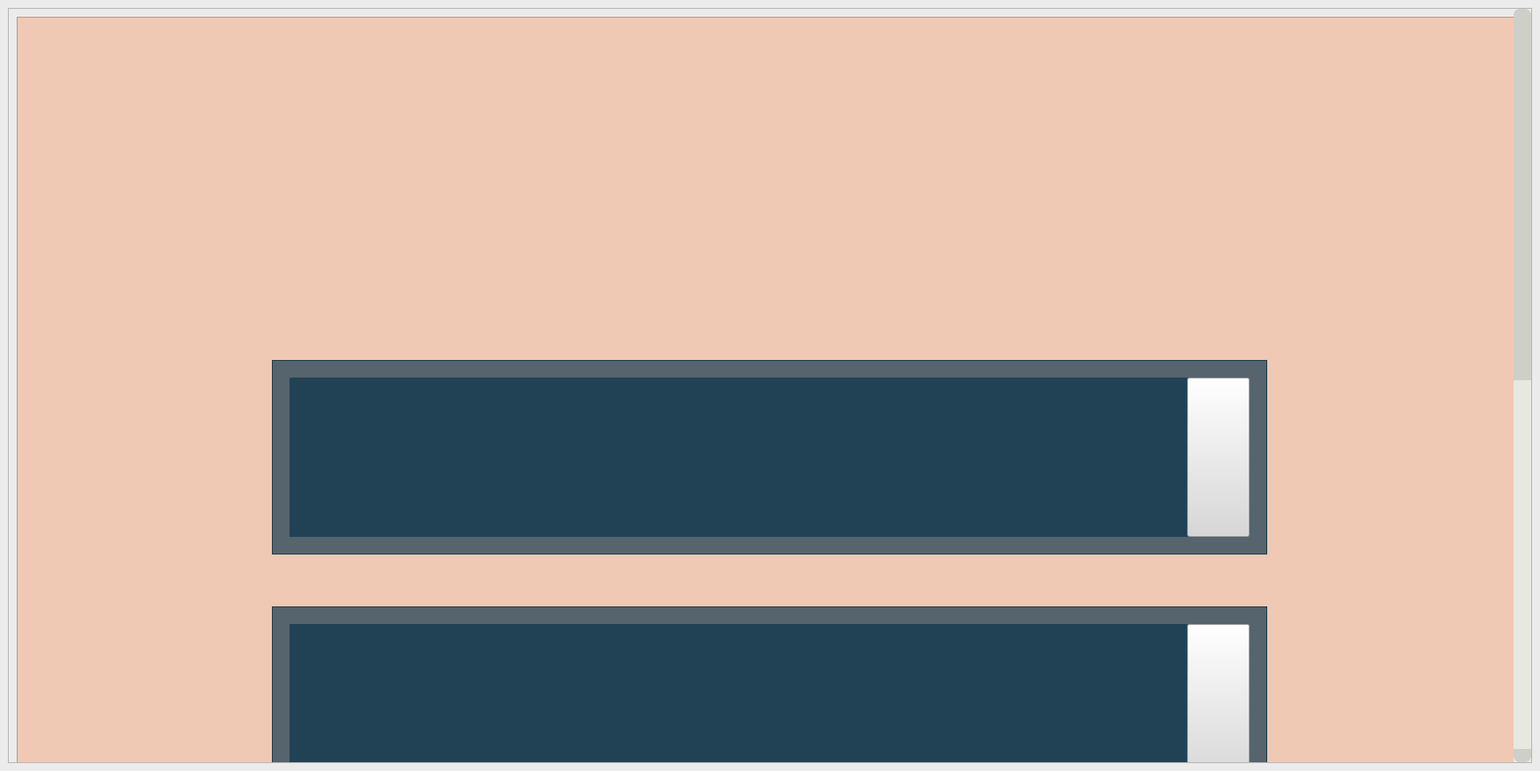
<?xml version="1.0" encoding="UTF-8"?>
<ui version="4.0">
 <class>Guide</class>
 <widget class="QMainWindow" name="Guide">
  <property name="geometry">
   <rect>
    <x>0</x>
    <y>0</y>
    <width>1750</width>
    <height>876</height>
   </rect>
  </property>
  <property name="windowTitle">
   <string>MainWindow</string>
  </property>
  <property name="styleSheet">
   <string notr="true">background-color: rgb(235, 235, 235);</string>
  </property>
  <widget class="QWidget" name="centralwidget">
   <property name="enabled">
    <bool>true</bool>
   </property>
   <property name="sizePolicy">
    <sizepolicy hsizetype="Ignored" vsizetype="Preferred">
     <horstretch>0</horstretch>
     <verstretch>0</verstretch>
    </sizepolicy>
   </property>
   <property name="maximumSize">
    <size>
     <width>16777215</width>
     <height>1830</height>
    </size>
   </property>
   <property name="styleSheet">
    <string notr="true">/*VERTICAL SCROLLBAR*/
QScrollBar:vertical {
	boder: none;
	background-color: rgb(231, 232, 225);
	width:20px;
	margin: 15px 0 15px 0;
	boder-radius: 0px;
}
/*HANDLEBAR VERTICAL*/
QScrollBar::handle:vertical {
	background-color: rgb(206, 207, 201);
	min-height: 60px;
	boder-radius: 14px;
}
QScrollBar::handle:vertical:hover{
	background-color: rgb(206, 207, 201);
}
QScrollBar::handle:vertical:pressed{
	background-color: rgb(206, 207, 201);
}
/*BTN TOP -SCROLLBAR*/
QScrollBar::sub-line:vertical{
	boder:none;
	background-color: rgb(206, 207, 201);
	height: 15px;
	border-top-left-radius: 7px;
	border-top-right-radius: 7px;
	subcontrol-position: top;
	subcontrol-origin: margin;
}
QScrollBar::sub-line:vertical:hover{
	background-color: rgb(206, 207, 201);
}
QScrollBar::sub-line:vertical:pressed{
	background-color: rgb(206, 207, 201);
}
/*BTN BOTTOM -SCROLLBAR*/
QScrollBar::add-line:vertical{
	boder:none;
	background-color: rgb(206, 207, 201);
	height: 15px;
	border-bottom-left-radius: 7px;
	border-bottom-right-radius: 7px;
	subcontrol-position: bottom;
	subcontrol-origin: margin;
}
QScrollBar::add-line:vertical:hover{
	background-color: rgb(206, 207, 201);
}
QScrollBar::add-line:vertical:pressed{
	background-color: rgb(206, 207, 201);
}
/*RESET ARROW*/
QScrollBar::up-arrow:vertical,QScrollBar::down-arrow:vertical{
	background: none;
}
QScrollBar::add-page:vertical,QScrollBar::sub-page:vertical{
	background: none;
}
/*horizontal SCROLLBAR*/
QScrollBar:horizontal {
	boder: none;
	background-color: rgb(231, 232, 225);
	width:20px;
	margin: 15px 0 15px 0;
	boder-radius: 0px;}


</string>
   </property>
   <layout class="QVBoxLayout" name="verticalLayout">
    <item>
     <widget class="QScrollArea" name="scrollArea">
      <property name="sizePolicy">
       <sizepolicy hsizetype="Preferred" vsizetype="Preferred">
        <horstretch>0</horstretch>
        <verstretch>0</verstretch>
       </sizepolicy>
      </property>
      <property name="maximumSize">
       <size>
        <width>2000</width>
        <height>2107</height>
       </size>
      </property>
      <property name="baseSize">
       <size>
        <width>0</width>
        <height>0</height>
       </size>
      </property>
      <property name="styleSheet">
       <string notr="true"/>
      </property>
      <property name="frameShape">
       <enum>QFrame::StyledPanel</enum>
      </property>
      <property name="frameShadow">
       <enum>QFrame::Raised</enum>
      </property>
      <property name="horizontalScrollBarPolicy">
       <enum>Qt::ScrollBarAsNeeded</enum>
      </property>
      <property name="widgetResizable">
       <bool>true</bool>
      </property>
      <property name="alignment">
       <set>Qt::AlignCenter</set>
      </property>
      <widget class="QWidget" name="scrollAreaWidgetContents">
       <property name="geometry">
        <rect>
         <x>0</x>
         <y>-879</y>
         <width>2018</width>
         <height>1735</height>
        </rect>
       </property>
       <property name="maximumSize">
        <size>
         <width>16777215</width>
         <height>1735</height>
        </size>
       </property>
       <layout class="QVBoxLayout" name="verticalLayout_2">
        <item>
         <widget class="QFrame" name="frame">
          <property name="enabled">
           <bool>true</bool>
          </property>
          <property name="sizePolicy">
           <sizepolicy hsizetype="Preferred" vsizetype="Preferred">
            <horstretch>0</horstretch>
            <verstretch>0</verstretch>
           </sizepolicy>
          </property>
          <property name="minimumSize">
           <size>
            <width>2000</width>
            <height>2000</height>
           </size>
          </property>
          <property name="maximumSize">
           <size>
            <width>16777215</width>
            <height>16777215</height>
           </size>
          </property>
          <property name="font">
           <font>
            <family>Centaur</family>
            <pointsize>12</pointsize>
           </font>
          </property>
          <property name="toolTipDuration">
           <number>-1</number>
          </property>
          <property name="styleSheet">
           <string notr="true">background-color: rgb(239, 201, 180);</string>
          </property>
          <property name="frameShape">
           <enum>QFrame::StyledPanel</enum>
          </property>
          <property name="frameShadow">
           <enum>QFrame::Raised</enum>
          </property>
          <widget class="QFrame" name="frame_3">
           <property name="geometry">
            <rect>
             <x>290</x>
             <y>390</y>
             <width>1131</width>
             <height>221</height>
            </rect>
           </property>
           <property name="styleSheet">
            <string notr="true">background-color: rgba(7, 50, 74, 170);</string>
           </property>
           <property name="frameShape">
            <enum>QFrame::StyledPanel</enum>
           </property>
           <property name="frameShadow">
            <enum>QFrame::Raised</enum>
           </property>
           <widget class="QLabel" name="label_6">
            <property name="geometry">
             <rect>
              <x>20</x>
              <y>20</y>
              <width>1031</width>
              <height>181</height>
             </rect>
            </property>
            <property name="text">
             <string/>
            </property>
            <property name="pixmap">
             <pixmap>../../Downloads/arabic.png</pixmap>
            </property>
            <property name="scaledContents">
             <bool>true</bool>
            </property>
           </widget>
           <widget class="QPushButton" name="arabian">
            <property name="geometry">
             <rect>
              <x>1040</x>
              <y>20</y>
              <width>71</width>
              <height>181</height>
             </rect>
            </property>
            <property name="styleSheet">
             <string notr="true">background-color: rgb(216, 216, 216);
</string>
            </property>
            <property name="text">
             <string/>
            </property>
            <property name="icon">
             <iconset>
              <normaloff>image-removebg-preview.png</normaloff>image-removebg-preview.png</iconset>
            </property>
            <property name="iconSize">
             <size>
              <width>50</width>
              <height>50</height>
             </size>
            </property>
           </widget>
          </widget>
          <widget class="QFrame" name="frame_6">
           <property name="geometry">
            <rect>
             <x>290</x>
             <y>1290</y>
             <width>1131</width>
             <height>221</height>
            </rect>
           </property>
           <property name="styleSheet">
            <string notr="true">background-color: rgba(7, 50, 74, 170);</string>
           </property>
           <property name="frameShape">
            <enum>QFrame::StyledPanel</enum>
           </property>
           <property name="frameShadow">
            <enum>QFrame::Raised</enum>
           </property>
           <widget class="QLabel" name="label_8">
            <property name="geometry">
             <rect>
              <x>20</x>
              <y>20</y>
              <width>1021</width>
              <height>181</height>
             </rect>
            </property>
            <property name="text">
             <string/>
            </property>
            <property name="pixmap">
             <pixmap>../../Downloads/italian.png</pixmap>
            </property>
            <property name="scaledContents">
             <bool>true</bool>
            </property>
           </widget>
           <widget class="QPushButton" name="italian">
            <property name="geometry">
             <rect>
              <x>1040</x>
              <y>20</y>
              <width>71</width>
              <height>181</height>
             </rect>
            </property>
            <property name="styleSheet">
             <string notr="true">background-color: rgb(216, 216, 216);</string>
            </property>
            <property name="text">
             <string/>
            </property>
            <property name="icon">
             <iconset>
              <normaloff>image-removebg-preview.png</normaloff>image-removebg-preview.png</iconset>
            </property>
            <property name="iconSize">
             <size>
              <width>50</width>
              <height>50</height>
             </size>
            </property>
           </widget>
          </widget>
          <widget class="QFrame" name="frame_4">
           <property name="geometry">
            <rect>
             <x>290</x>
             <y>670</y>
             <width>1131</width>
             <height>221</height>
            </rect>
           </property>
           <property name="styleSheet">
            <string notr="true">background-color: rgba(7, 50, 74, 170);</string>
           </property>
           <property name="frameShape">
            <enum>QFrame::StyledPanel</enum>
           </property>
           <property name="frameShadow">
            <enum>QFrame::Raised</enum>
           </property>
           <widget class="QLabel" name="label_9">
            <property name="geometry">
             <rect>
              <x>20</x>
              <y>20</y>
              <width>1021</width>
              <height>181</height>
             </rect>
            </property>
            <property name="text">
             <string/>
            </property>
            <property name="pixmap">
             <pixmap>../../Downloads/chinese.png</pixmap>
            </property>
            <property name="scaledContents">
             <bool>true</bool>
            </property>
           </widget>
           <widget class="QPushButton" name="chinese">
            <property name="geometry">
             <rect>
              <x>1040</x>
              <y>20</y>
              <width>71</width>
              <height>181</height>
             </rect>
            </property>
            <property name="styleSheet">
             <string notr="true">background-color: rgb(216, 216, 216);</string>
            </property>
            <property name="text">
             <string/>
            </property>
            <property name="icon">
             <iconset>
              <normaloff>image-removebg-preview.png</normaloff>image-removebg-preview.png</iconset>
            </property>
            <property name="iconSize">
             <size>
              <width>50</width>
              <height>50</height>
             </size>
            </property>
           </widget>
          </widget>
          <widget class="QPushButton" name="nextpg">
           <property name="geometry">
            <rect>
             <x>1100</x>
             <y>1620</y>
             <width>321</width>
             <height>41</height>
            </rect>
           </property>
           <property name="font">
            <font>
             <family>Century Schoolbook</family>
             <pointsize>11</pointsize>
             <bold>true</bold>
            </font>
           </property>
           <property name="cursor">
            <cursorShape>PointingHandCursor</cursorShape>
           </property>
           <property name="styleSheet">
            <string notr="true">background-color: rgb(216, 216, 216);</string>
           </property>
           <property name="text">
            <string>Next</string>
           </property>
          </widget>
          <widget class="QFrame" name="frame_5">
           <property name="geometry">
            <rect>
             <x>290</x>
             <y>980</y>
             <width>1131</width>
             <height>221</height>
            </rect>
           </property>
           <property name="styleSheet">
            <string notr="true">background-color: rgba(7, 50, 74, 170);</string>
           </property>
           <property name="frameShape">
            <enum>QFrame::StyledPanel</enum>
           </property>
           <property name="frameShadow">
            <enum>QFrame::Raised</enum>
           </property>
           <widget class="QLabel" name="label_12">
            <property name="geometry">
             <rect>
              <x>20</x>
              <y>20</y>
              <width>1021</width>
              <height>181</height>
             </rect>
            </property>
            <property name="text">
             <string/>
            </property>
            <property name="pixmap">
             <pixmap>../../Downloads/french.png</pixmap>
            </property>
            <property name="scaledContents">
             <bool>true</bool>
            </property>
           </widget>
           <widget class="QPushButton" name="french">
            <property name="geometry">
             <rect>
              <x>1040</x>
              <y>20</y>
              <width>71</width>
              <height>181</height>
             </rect>
            </property>
            <property name="styleSheet">
             <string notr="true">background-color: rgb(216, 216, 216);</string>
            </property>
            <property name="text">
             <string/>
            </property>
            <property name="icon">
             <iconset>
              <normaloff>image-removebg-preview.png</normaloff>image-removebg-preview.png</iconset>
            </property>
            <property name="iconSize">
             <size>
              <width>50</width>
              <height>50</height>
             </size>
            </property>
           </widget>
          </widget>
          <widget class="QPushButton" name="bckbtn">
           <property name="geometry">
            <rect>
             <x>300</x>
             <y>1610</y>
             <width>321</width>
             <height>41</height>
            </rect>
           </property>
           <property name="font">
            <font>
             <family>Century Schoolbook</family>
             <pointsize>11</pointsize>
             <bold>true</bold>
            </font>
           </property>
           <property name="cursor">
            <cursorShape>PointingHandCursor</cursorShape>
           </property>
           <property name="styleSheet">
            <string notr="true">background-color: rgb(216, 216, 216);</string>
           </property>
           <property name="text">
            <string>Back</string>
           </property>
          </widget>
          <widget class="QLabel" name="label">
           <property name="geometry">
            <rect>
             <x>280</x>
             <y>30</y>
             <width>1141</width>
             <height>281</height>
            </rect>
           </property>
           <property name="text">
            <string/>
           </property>
           <property name="pixmap">
            <pixmap>cuiheader.png</pixmap>
           </property>
           <property name="scaledContents">
            <bool>true</bool>
           </property>
          </widget>
         </widget>
        </item>
       </layout>
      </widget>
     </widget>
    </item>
   </layout>
  </widget>
 </widget>
 <resources>
  <include location="guidepgheading.qrc"/>
 </resources>
 <connections/>
</ui>
